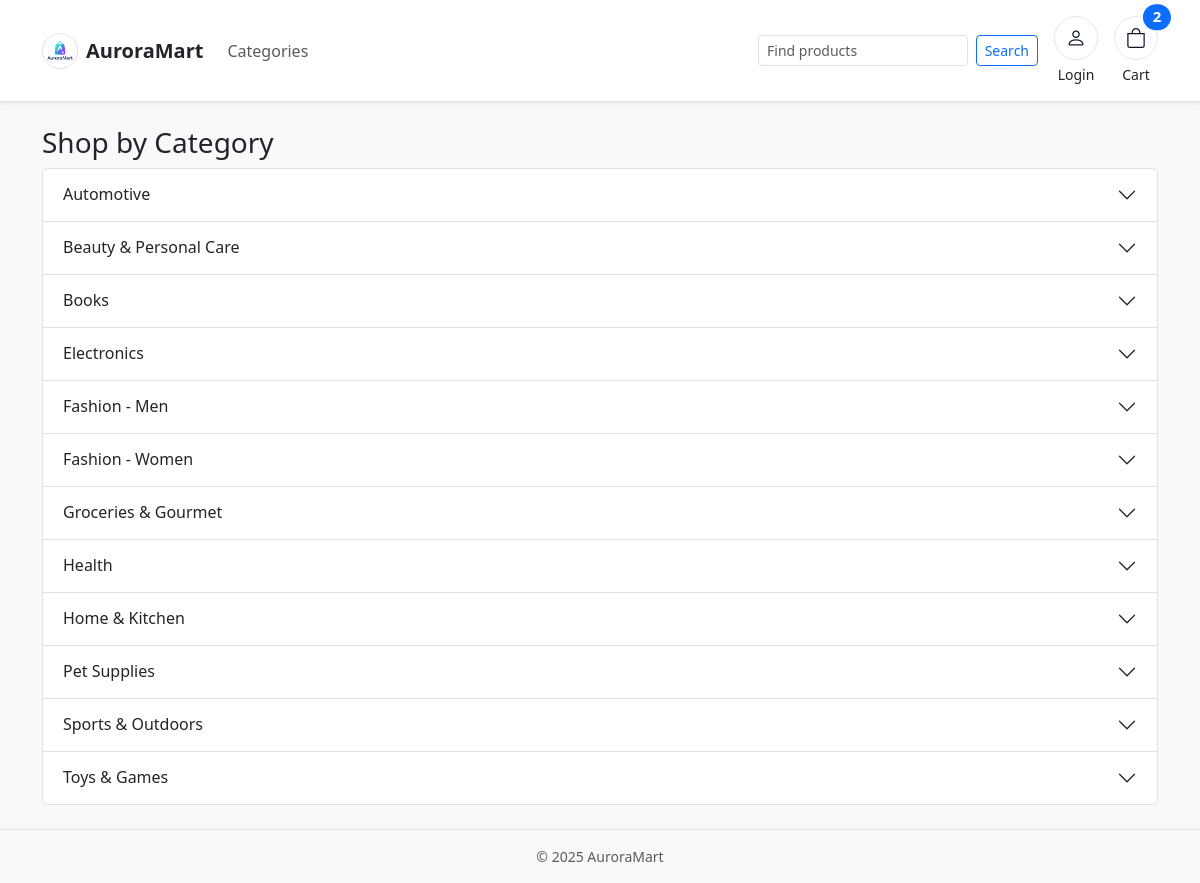
Page /store/categories/ on the committed database.
### auroramart/models.py (models this page shows, shortened)
class Category(models.Model):
    name = models.CharField(max_length=255, unique=True)
    slug = models.SlugField(unique=True)
    class Meta:
        ordering = ["name"]
        verbose_name_plural = "Categories"

### ecommercemodule/views.py (the view)
# urls.py: path("categories/", views.category_list, name="category_list"),
def category_list(request):
    categories = Category.objects.prefetch_related("subcategories").all()
    return render(request, "ecommercemodule/category_list.html", {"categories": categories})

### ecommercemodule/context_processors.py (called while the page is built)
def cart_item_count(request):
    cart = None
    if not hasattr(request, "session"):
        return {"cart_item_count": 0}
    if request.user.is_authenticated:
        profile, _ = Customer.objects.get_or_create(user=request.user)
        cart = Cart.objects.filter(customer=profile).first()
    else:
        session_key = request.session.session_key
        if not session_key:
            request.session.create()
            session_key = request.session.session_key
        cart = Cart.objects.filter(session_key=session_key).first()
    if not cart:
        return {"cart_item_count": 0}
    total = cart.items.aggregate(total=Sum("quantity"))["total"] or 0
    return {"cart_item_count": total}

### ecommercemodule/templates/ecommercemodule/category_list.html (shortened to what this page needs)
{% extends "ecommercemodule/base.html" %}
{% block content %}
<h3>Shop by Category</h3>
<div class="accordion" id="categoryAccordion">
    {% for category in categories %}
    <div class="accordion-item">
        <h2 class="accordion-header" id="heading{{ forloop.counter }}">
            <button class="accordion-button collapsed" data-bs-toggle="collapse" data-bs-target="#collapse{{ forloop.counter }}">
                {{ category.name }}
            </button>
        </h2>
    </div>
    {% empty %}
    <p>No categories defined.</p>
    {% endfor %}
</div>
{% endblock %}

### ecommercemodule/static/storefront/css/styles.css (style rules this page uses)
:root { --aurora-accent: #5b7cfd; }
body { background-color: #f7f8fb; }

### rows in the picture
Category: name "Automotive"
Category: name "Beauty & Personal Care"
Category: name "Books"
Category: name "Electronics"
Category: name "Fashion - Men"
Category: name "Fashion - Women"
Category: name "Groceries & Gourmet"
Category: name "Health"
Category: name "Home & Kitchen"
Category: name "Pet Supplies"
Category: name "Sports & Outdoors"
Category: name "Toys & Games"

### other values in the picture
{{ cart_item_count|default:0 }} "2"
